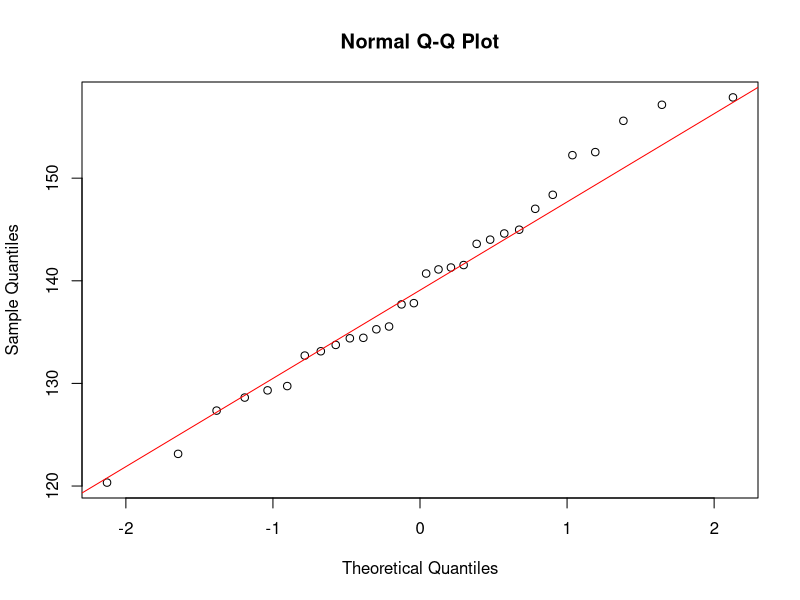
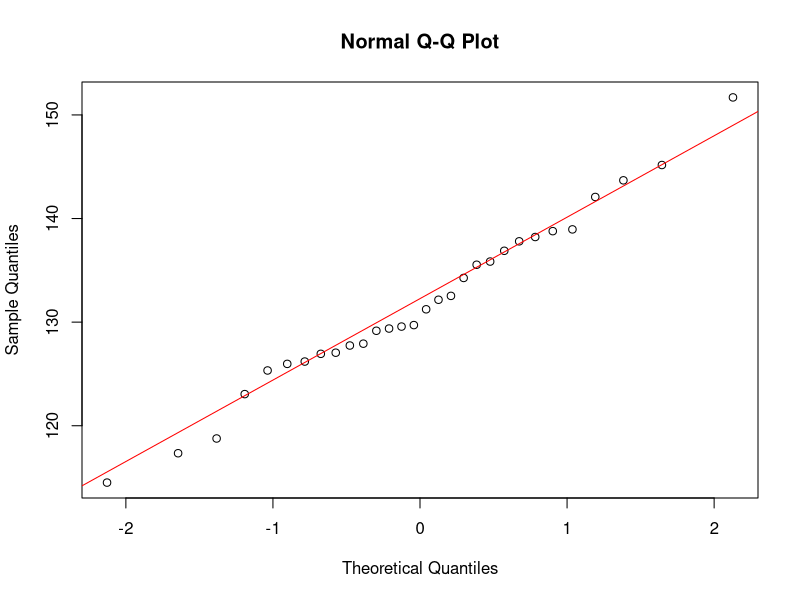
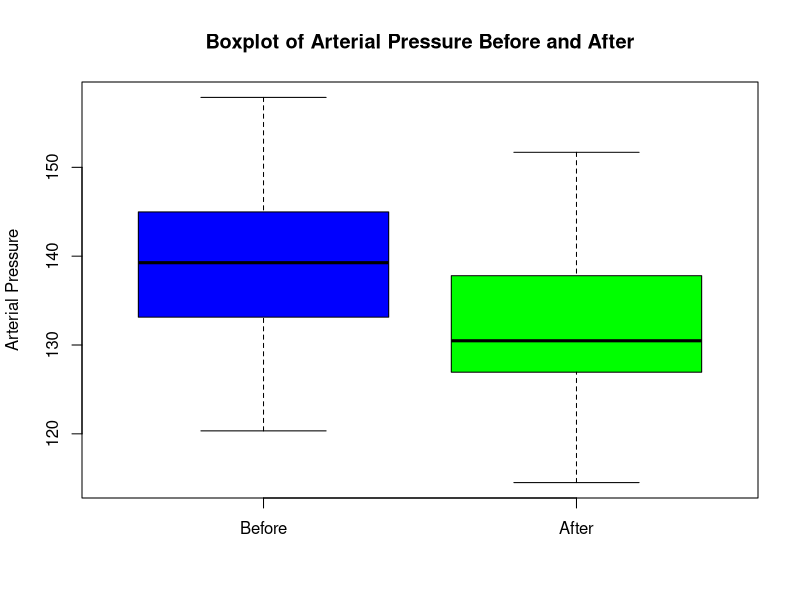
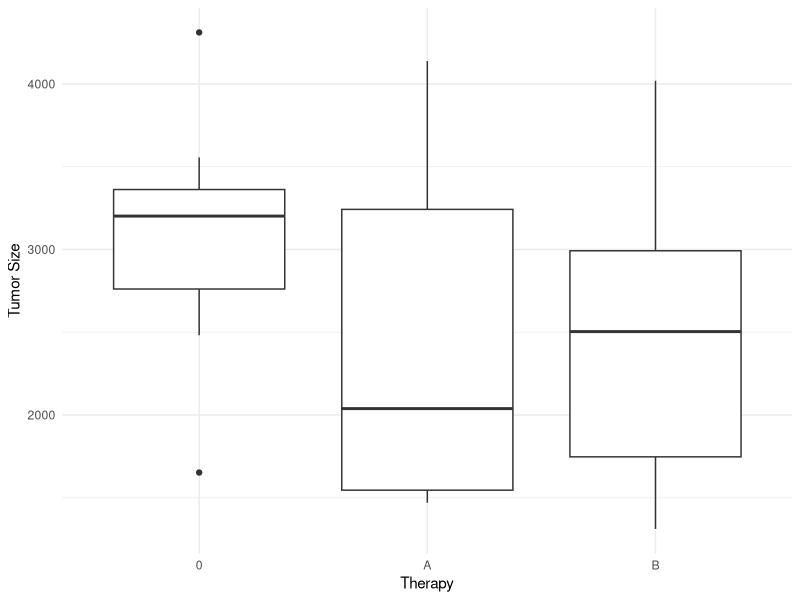

These figures' R source, in order:
## ---- chunk 1
# Нулевая гипотеза (H0): Среднее артериальное давление пациентов с артериальной гипертензией не изменяется после внедрения нового препарата.
# Альтернативная гипотеза (H1): Среднее артериальное давление пациентов с артериальной гипертензией снижается после внедрения нового препарата.

# Задаем seed для воспроизводимости результатов, вводим любое число
set.seed(123)
## ---- chunk 2
# Размер выборки
sample_size <- 30
## ---- chunk 3
# Генерируем данные для артериального давления до и после приема препарата
before <- rnorm(sample_size, mean = 140, sd = 10)  # среднее 140, стандартное отклонение 10
after <- rnorm(sample_size, mean = 130, sd = 10)   # среднее 130, стандартное отклонение 10

## ---- chunk 4
perform_test <- function(before, after, alpha = 0.05) {
  # Проводим тест Шапиро-Уилка для данных до и после приема препарата
  shapiro_test_before <- shapiro.test(before)
  shapiro_test_after <- shapiro.test(after)
  
  # Проводим тест на равенство дисперсий
  var_test <- var.test(before, after)
  
  # Проверяем нормальность распределения и равенство дисперсий
  if (shapiro_test_before$p.value > alpha && shapiro_test_after$p.value > alpha && var_test$p.value > alpha) {
    # Для зависимых выборок
    # Если данные имеют нормальное распределение и равные дисперсии, проводим t-тест
    result <- t.test(before, after, paired = TRUE)
    print("Нормальное распределение и равенство дисперсий. Проведен t-тест:")
    print(result)
  } else {
    # Иначе, используем непараметрический тест Уилкоксона
    result <- wilcox.test(before, after, paired = TRUE)
    print("Ненормальное распределение или неравенство дисперсий. Проведен тест Уилкоксона:")
    print(result)
  }
  return(result) # Возвращаем результат теста
}

# Пример использования функции
test_result <- perform_test(before, after)
## ---- chunk 5
# Поскольку данные приблизительно нормально распределены и дисперсии примерно равны, мы можем использовать параметрический t-тест для сравнения средних значений данных до и после приема препарата. Тест Уилкоксона, может быть применен в случае, если одно или оба из этих предположений не выполняются.
## ---- chunk 6
# Значение p-value равно 0.004691, что меньше уровня значимости 0.05. Это означает, что у нас есть статистически значимые доказательства против нулевой гипотезы о том, что среднее артериальное давление до и после приема препарата не различается.

# Критерий t равен 3.0634, что указывает на то, что различие между средними значениями до и после приема препарата статистически значимо.

# Среднее различие между артериальным давлением до и после приема препарата составляет 7.745579 мм ртутного столба. Доверительный интервал для среднего различия составляет от 2.574403 до 12.916755 мм ртутного столба.

# Исходя из этих результатов, мы можем утверждать, что новый препарат статистически значимо снижает артериальное давление у пациентов с артериальной гипертензией.
## ---- chunk 7
# Так как выборка небольшая перепроверим нормальность распределения и равенство дисперий с помощью визуализации.
## ---- chunk 8
# QQ-график для данных до приема препарата
qqnorm(before)
qqline(before, col = "red")

# QQ-график для данных после приема препарата
qqnorm(after)
qqline(after, col = "red")
## ---- chunk 9
# Создаём датафрейм с данными до и после приёма препарата
data <- data.frame(before = before, after = after)

# Строим боксплот
boxplot(data, col = c("blue", "green"), names = c("Before", "After"), ylab = "Arterial Pressure", main = "Boxplot of Arterial Pressure Before and After")

# Проводим тест на равенство дисперсий
var_test <- var.test(before, after)
print(var_test)

## ---- chunk 10
# Значение p-value равно 0.391, что больше уровня значимости 0.05. Это означает, что нет достаточных доказательств для отвержения нулевой гипотезы о равенстве дисперсий.
# Доверительный интервал для отношения дисперсий составляет от 0.6568 до 2.8992. Так как этот интервал включает значение 1, мы не можем сделать однозначный вывод о том, что дисперсии значимо различаются.
#Следовательно, на основании результатов теста можно сделать вывод, что нет статистически значимых различий в дисперсиях между данными до и после приёма препарата и выбор t-теста обоснован.
## ---- chunk 11

## ---- chunk 12
# Определяем наблюдаемое значение статистики
observed_statistic <- test_result$statistic
cat("Наблюдаемое значение статистики:", observed_statistic, "\n")
## ---- chunk 13
# Определяем критическое значение статистики
critical_value <- qt(1 - 0.05/2, df = sample_size - 1)  # двусторонний тест
cat("Критическое значение статистики:", critical_value, "\n")
## ---- chunk 14
# Оцениваем статистическую значимость
if (abs(observed_statistic) > critical_value) {
  cat("Отвергаем нулевую гипотезу. Существует статистически значимое различие между средними артериальными давлениями до и после приема препарата.\n")
} else {
  cat("Не отвергаем нулевую гипотезу. Нет статистически значимого различия между средними артериальными давлениями до и после приема препарата.\n")
}
## ---- chunk 15
#                                ЗАДАНИЕ 2 
# Рассмотрите следующую статистическую гипотезу.

# Существует некоторая связь между курением и развитием рака легких. Пусть у курящих людей вероятность заболеть раком легких составляет 0.8, а у некурящих — 0.2

# Рассмотрите два случая: для выборки sample_size1 <- 100 и выборки sample_size2 <- 30. Сгенерируйте данные по курению с помощью функции rep(), пусть отношение числа курящих к некурящим в каждой выборке составляет 1:1.

# Затем:

# Сформулируйте нулевую и альтернативную гипотезы.
# Определите уровень значимости.
# Выберите статистический тест для проверки гипотезы и аргументируйте свой выбор.
# Определите наблюдаемое значение статистики, а также критическое значение статистики.
# Оцените и прокомментируйте статистическую значимость.
## ---- chunk 16
# Нулевая гипотеза (H0): Существует независимость между курением и развитием рака легких, то есть вероятность заболеть раком легких одинакова как для курящих, так и для некурящих.

# Альтернативная гипотеза (H1): Существует связь между курением и развитием рака легких, то есть вероятность заболеть раком легких различна для курящих и некурящих людей.

# Задаем вероятности заболеть раком легких для курящих и некурящих
prob_smoker <- 0.8
prob_non_smoker <- 0.2

# Задаем размеры выборок
sample_size1 <- 100
sample_size2 <- 30

# Генерируем данные о курении
smokers <- rep("Yes", sample_size1 / 2)
non_smokers <- rep("No", sample_size1 / 2)
smokers2 <- rep("Yes", sample_size2 / 2)
non_smokers2 <- rep("No", sample_size2 / 2)

# Считаем количество заболевших раком легких для каждой выборки
cases_smokers <- sum(sample(prob_smoker, replace = TRUE, size = sample_size1 / 2) > 0.5)
cases_non_smokers <- sum(sample(prob_non_smoker, replace = TRUE, size = sample_size1 / 2) > 0.5)
cases_smokers2 <- sum(sample(prob_smoker, replace = TRUE, size = sample_size2 / 2) > 0.5)
cases_non_smokers2 <- sum(sample(prob_non_smoker, replace = TRUE, size = sample_size2 / 2) > 0.5)

# Поскольку мы работаем с категориальными данными (курящие и некурящие) и вероятностью заболеть раком легких, которое не подчиняются нормальному распределению, мы можем сразу выбрать статистический z-тест для проверки гипотезы о различии в доле заболевших раком легких между курящими и некурящими. Он подходит для сравнения бинарных данных.

# Выполняем z-тест для разности долей
z_test_result1 <- prop.test(x = c(cases_smokers, cases_non_smokers), n = c(sample_size1 / 2, sample_size1 / 2), alternative = "two.sided")
z_test_result2 <- prop.test(x = c(cases_smokers2, cases_non_smokers2), n = c(sample_size2 / 2, sample_size2 / 2), alternative = "two.sided")

# Выводим результаты
print(z_test_result1)
print(z_test_result2)
## ---- chunk 17
# Исходя из предоставленных результатов теста на равенство долей для двух выборок (одна с размером 100, другая с размером 30), можно сделать следующие выводы:

#Для обеих выборок наблюдаемое значение статистики (X-squared) значительно превышает критическое значение при любом разумном уровне значимости (p-value < 0.05). Это указывает на то, что существует статистически значимое различие между долями заболевших раком легких у курящих и некурящих в каждой из выборок.
#Для выборки размером 100 нулевая гипотеза отклоняется с крайне низким p-value (практически равным нулю), что означает, что есть статистически значимая связь между курением и развитием рака легких в этой выборке.
# Для выборки размером 30 также отклоняется нулевая гипотеза с очень низким p-value (3.186e-07), что также указывает на статистически значимую связь между курением и раком легких.
# Доверительные интервалы для разницы долей (95%) не включают ноль для обеих выборок, что также подтверждает статистическую значимость различия между курящими и некурящими в обеих выборках.
# Таким образом, на основе предоставленных результатов можно сделать вывод, что существует статистически значимая связь между курением и развитием рака легких в обеих рассмотренных выборках.
## ---- chunk 18
#                                           Задание 3 
# Рассмотрите следующую статистическую гипотезу.

# Применение нового метода лечения синдрома раздраженного кишечника значимо меняет уровень болевых симптомов по сравнению с группой, прошедшей лечение диетотерапией.

# Исследователь избегает любых допущений, кроме того, что выборки независимы и имеют одинаковое распределение.

# Что нужно сделать:

# Сформулируйте нулевую и альтернативную гипотезы.
# Определите уровень значимости.
# Выберите статистический тест для проверки гипотезы и аргументируйте свой выбор.
# Определите наблюдаемое значение статистики, а также критическое значение статистики.
# Оцените и прокомментируйте статистическую значимость.
## ---- chunk 19
# Нулевая гипотеза (H0): Средние значения болевых симптомов в группах, прошедших новый метод лечения и диетотерапию, одинаковы.
# Альтернативная гипотеза (H1): Средние значения болевых симптомов в группах, прошедших новый метод лечения и диетотерапию, различаются.

# В условии, исследователь избегает любых допущений, кроме того, что выборки независимы и имеют одинаковое распределение, значит данные считаются параметрическими.

# Задаем данные баллы на шкале интенсивности боли для двух групп
group1 <- c(3, 4, 5, 4, 3, 6, 4, 5, 5, 6)  # Группа с новым методом лечения
group2 <- c(5, 6, 7, 6, 5, 8, 6, 7, 7, 8)  # Группа с диетотерапией

# Определяем уровень значимости
alpha <- 0.05

# Проверим на  равенство дисперсий двух выборок с помощью F-теста
check_equal_variance <- function(group1, group2, alpha = 0.05) {
  # Выполняем F-тест на равенство дисперсий
  var_test <- var.test(group1, group2)
  
  # Выводим результаты теста
  print(var_test)
  
  # Проверяем значимость различий в дисперсиях
  if (var_test$p.value < alpha) {
    cat("Различия в дисперсиях являются статистически значимыми на уровне", alpha, "\n")
  } else {
    cat("Различия в дисперсиях не являются статистически значимыми на уровне", alpha, "\n")
  }
}

# Пример использования функции
check_equal_variance(group1, group2)

perform_test <- function(group1, group2, alpha = 0.05) {
  # Выполняем двухвыборочный t-тест
  t_test_result <- t.test(group1, group2)
  
  # Выводим результаты
  print(t_test_result)
}

# Пример использования функции
perform_test(group1, group2)
## ---- chunk 20
# Результаты Welch Two Sample t-test указывают на статистически значимое различие между средними значениями болевых симптомов в двух группах.

# Наблюдаемое значение статистики t равно -4.1404, что указывает на значительное отклонение от нулевой гипотезы. Это означает, что средние значения болевых симптомов в группах различаются.

# P-value равно 0.0006145, что гораздо меньше выбранного уровня значимости 0.05. Это означает, что у нас есть статистически значимые доказательства против нулевой гипотезы, и мы можем отвергнуть ее.

# Доверительный интервал для разницы между средними значениями (95% доверительный интервал) составляет от -3.0148418 до -0.9851582. Это означает, что мы ожидаем, что среднее значение болевых симптомов в группе, прошедшей лечение новым методом, будет от 0.9851582 до 3.0148418 ниже, чем в группе, прошедшей лечение диетотерапией.

# Исходя из этих результатов, мы можем заключить, что новый метод лечения значимо влияет на уровень болевых симптомов по сравнению с лечением диетотерапией, причем средний уровень болевых симптомов в группе, прошедшей новый метод, значительно ниже.
## ---- chunk 21
#                                       Задание 4
# Рассмотрите следующую гипотезу.

# Проводится исследование, в котором исследуются три противоопухолевые препарата A, B плацебо (0) на трех группах мышей. В каждой из трех групп по 10 мышей.  Оценивается размер опухоли у мыши.

# Сгенерируйте датасет следующим образом:

#tumor <- tibble(
#  therapy = c(rep("0", 10), rep("A", 10), rep("B", 10)),
#  value = c(rep(3213, 10), rep(2687, 10), rep(2423, 10))
#) %>%
#  mutate(therapy = factor(therapy, levels = c("0", "A", "B")))
#tumor$value <- tumor$value + rnorm(30, 0, 760)
# Постройте на одном графике три «ящика с усами» для наглядности.

#Проведите дисперсионный анализ, чтобы выяснить, есть ли разница между размером опухоли во всех группах. 
# Прокомментируйте получившийся результат.
# С помощью функции TukeyHSD() проведите попарные сравнения, используя критерий Тьюки.
# Прокомментируйте полученные результаты.
## ---- chunk 22
library(tibble)
library(ggplot2)
library(dplyr)  # Загружаем пакет dplyr

# Генерируем данные
tumor <- tibble(
  therapy = c(rep("0", 10), rep("A", 10), rep("B", 10)),
  value = c(rep(3213, 10), rep(2687, 10), rep(2423, 10))
) %>%
  mutate(therapy = factor(therapy, levels = c("0", "A", "B")))
tumor$value <- tumor$value + rnorm(30, 0, 760)

# Строим "ящики с усами"
ggplot(tumor, aes(x = therapy, y = value)) +
  geom_boxplot() +
  labs(x = "Therapy", y = "Tumor Size") +
  theme_minimal()
## ---- chunk 23
# Проводим дисперсионный анализ
anova_result <- aov(value ~ therapy, data = tumor)
summary(anova_result)
## ---- chunk 24
# Значение F-статистики равно 5.428, а p-value составляет 0.0104, что меньше выбранного уровня значимости 0.05. Это означает, что у нас есть статистически значимые доказательства против нулевой гипотезы о том, что средние значения размера опухоли одинаковы для всех трех групп лечения.

#Значение p-value (< 0.05) позволяет нам отвергнуть нулевую гипотезу о равенстве средних во всех группах.

#Таким образом, основываясь на результатах ANOVA, мы можем сделать вывод, что существует статистически значимая разница в размере опухоли между группами лечения. Однако, ANOVA не позволяет определить, между какими конкретно группами есть различия. Для этого используется дополнительный анализ с помощью попарных сравнений, например, критерий Тьюки.
## ---- chunk 25
# Проводим попарные сравнения с помощью критерия Тьюки
tukey_result <- TukeyHSD(anova_result)
print(tukey_result)
## ---- chunk 26
#Разница между группой лечения B и плацебо (0) составляет -1101.696, с 95% доверительным интервалом [-1932.370, -271.022]. p-value для этого сравнения меньше выбранного уровня значимости 0.05, что указывает на статистически значимые различия.

#Разница между группой лечения A и плацебо (0) составляет -491.063, с 95% доверительным интервалом [-1321.738, 339.611]. p-value для этого сравнения больше 0.05, что указывает на отсутствие статистически значимых различий.

#Разница между группами лечения B и A составляет -610.633, с 95% доверительным интервалом [-1441.307, 220.042]. p-value для этого сравнения также больше 0.05, что указывает на отсутствие статистически значимых различий.

#Таким образом, на основе результатов критерия Тьюки мы можем заключить, что противоопухолевый препарат B значимо отличается от плацебо (0) в отличие от препарата A, а также что между препаратами A и B нет статистически значимых различий.
